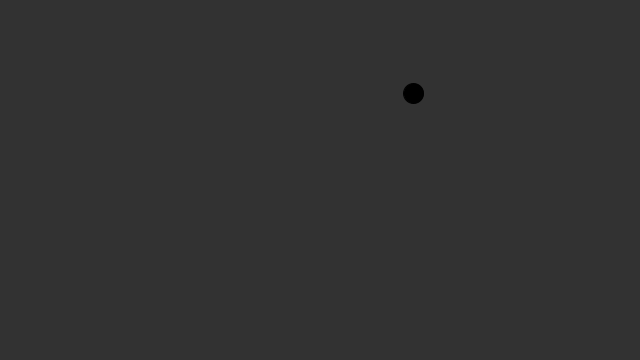
Frame 1 (no input)
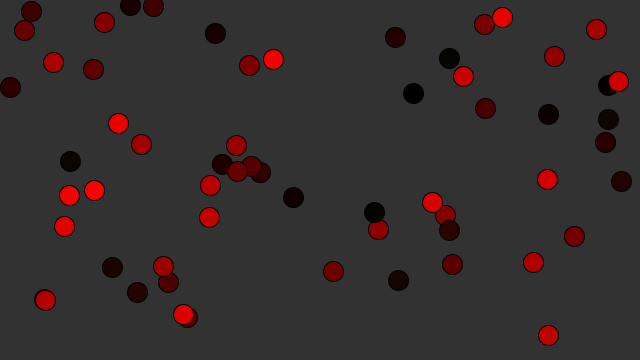
Frame 60 (the mouse pressed at the canvas centre just before this capture)
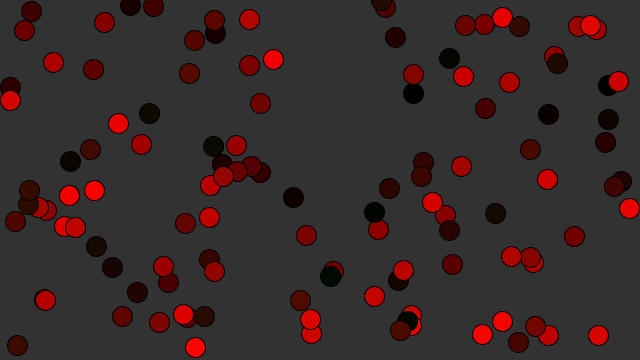
Frame 120 (the mouse held since frame 60 and released just before this capture)

The Processing sketch that drew these frames (run headless with seeded random() and noise(); from frame 60 on, the mouse is pressed at the canvas centre):

// Processing sketch: colourful_sketch
// ── colourful_sketch.pde
float count = 25;
float increment = 1;
float circleX; // initialised with value indicated later. 
float circleY;
int red; 
int green;
int blue;


void setup() {
  size(640, 360);  
  background(50);
}

void draw() {
  circleX = random(width);
  circleY = random(height);
  fill(red, green, blue);
  //stroke(int(random(255)));
  red = red + 5;
  
  if (red == 255) {
    red = 0;
    green = green + 5;
  } if (green == 255) {
    green = 0;
    blue = blue + 5;
  } if (blue == 255) {
    blue = 0;
    red = 0;
    green = 0;
  }


  ellipse(circleX,circleY, 20, 20);
}
